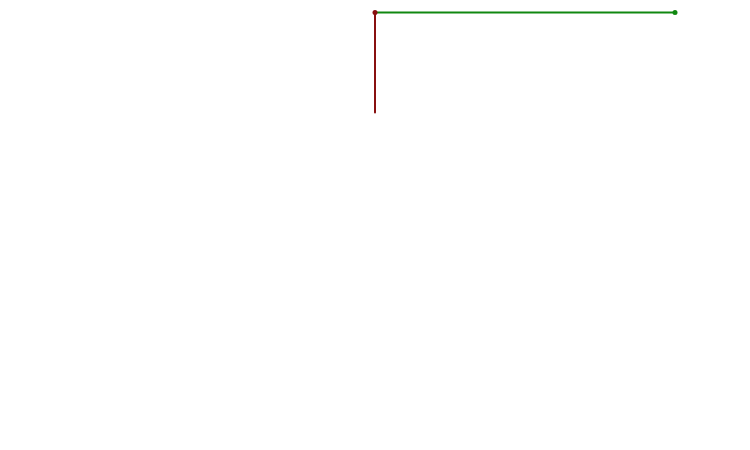
Frame 1 (no input)
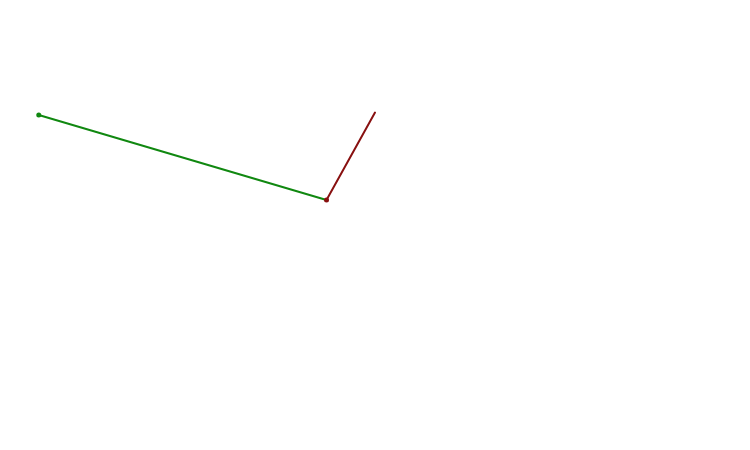
Frame 60 (no input)
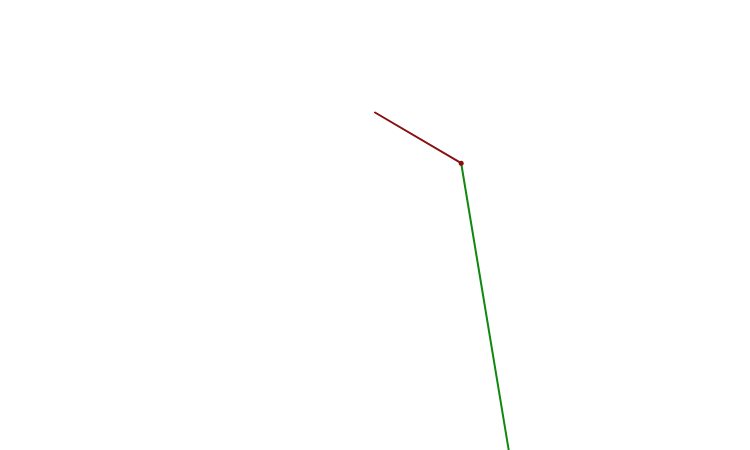
Frame 120 (the mouse pressed at the canvas centre since frame 60)

The p5.js sketch that drew these frames (run headless with seeded random() and noise() and a simulated clock; from frame 60 on, the mouse is pressed at the canvas centre):

// p5.js sketch
// ── sketch.js
let bubble;
let canvas;
let arrayPendulum = []
let amount = 1;

function setup() {
    createCanvas(screen.width - 50, screen.height - 150);

    for (let i = 0; i < amount; i++) {
        arrayPendulum.push(new Pendulum(100, 300, 5, 5, 180, 90, 0, 0, 0.98));
    }
}

function draw() {
    background(255);

    translate(width / 2, height / 4);

    for (let pendulum of arrayPendulum) {

        pendulum.update();
        pendulum.show();
    }

}

class Pendulum {

    constructor(r1, r2, m1, m2, a1, a2, a1_v, a2_v, g) {
        this.r1 = r1;
        this.r2 = r2;
        this.m1 = m1;
        this.m2 = m2;
        this.a1 = radians(a1);
        this.a2 = radians(a2);
        this.a1_v = a1_v;
        this.a2_v = a2_v;
        this.g = g;

        this.x1 = cos(a1) * r1;
        this.y1 = sin(a1) * r1;
        this.x2 = cos(a2) * r2 + this.x1;
        this.y2 = sin(a2) * r2 + this.y1;
    }

    show() {
        stroke(136, 16, 16);
        strokeWeight(2);
        line(0, 0, this.x1, this.y1);
        stroke(16, 136, 16);
        line(this.x1, this.y1, this.x2, this.y2);
        noStroke();
        fill(136, 16, 16);
        circle(this.x1, this.y1, this.m1);
        fill(16, 136, 16);
        circle(this.x2, this.y2, this.m2);
        this.px1;
        this.py1;
        this.px2;
        this.py2;
        this.lineBoolean = false;
    }

    update() {
        this.x1 = this.r1 * sin(this.a1);
        this.y1 = this.r1 * cos(this.a1);

        this.x2 = this.r2 * sin(this.a2) + this.x1;
        this.y2 = this.r2 * cos(this.a2) + this.y1;

        this.a1_a = (-this.g * (2 * this.m1 + this.m2) * sin(this.a1) - this.m2 * this.g * sin(this.a1 - 2 * this.a2) - 2 * sin(this.a1 - this.a2) * this.m2 * (this.a2_v * this.a2_v * this.r2 + this.a1_v * this.a1_v * this.r1 * cos(this.a1 - this.a2))) / (this.r1 * (2 * this.m1 + this.m2 - this.m2 * cos(2 * this.a1 - 2 * this.a2)));
        this.a2_a = (2 * sin(this.a1 - this.a2) * (this.a1_v * this.a1_v * this.r1 * (this.m1 + this.m2) + this.g * (this.m1 + this.m2) * cos(this.a1) + this.a2_v * this.a2_v * this.r2 * this.m2 * cos(this.a1 - this.a2))) / (this.r2 * (2 * this.m1 + this.m2 - this.m2 * cos(2 * this.a1 - 2 * this.a2)));

        this.a1_v += this.a1_a;
        this.a2_v += this.a2_a;

        this.a1 += this.a1_v;
        this.a2 += this.a2_v;
    }

    updatePrevious() {
        this.px1 = this.x1;
        this.py1 = this.y1;
        this.px2 = this.x2;
        this.py2 = this.y2;
        this.lineBoolean = true;
    }
}
